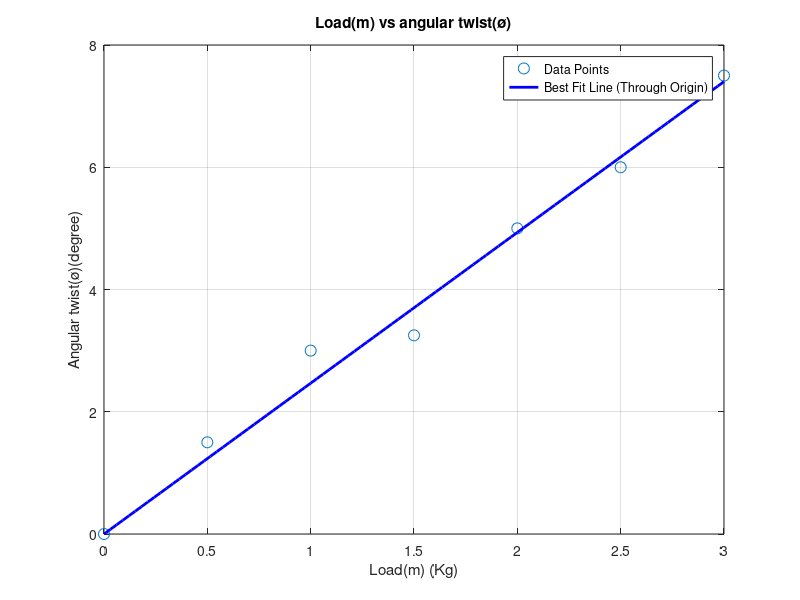

Reproduce this figure in MATLAB.
% Data points
X = [0, 0.5, 1, 1.5, 2, 2.5, 3]; %Add all Load/mass values
Y = [0,1.5, 3, 3.25, 5, 6, 7.5]; %Add all angular twist values

% Perform constrained linear regression (through origin)
slope = sum(X .* Y) / sum(X .^ 2); % Calculate slope (m) for Y = mX

% Create the best fit line
X_fit = linspace(min(X), max(X), 100); % Generate points for the line
Y_fit = slope * X_fit; % Best fit line equation

% Plot the data points and the line of best fit
figure;
plot(X, Y, 'o', 'MarkerSize', 8, 'DisplayName', 'Data Points'); % Original data points
hold on;
plot(X_fit, Y_fit, '-b', 'LineWidth', 2, 'DisplayName', 'Best Fit Line (Through Origin)'); % Best fit line
grid on;
xlabel('Load(m) (Kg)');
ylabel('Angular twist(ø)(degree)');
title('Load(m) vs angular twist(ø)');
legend show;